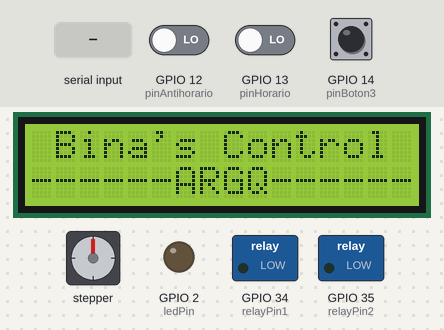
Bench run of a sketch on a simulated ESP32. On the bench: 16×2 character LCD, stepper motor, switched loads named in the sketch (green lamp = pin HIGH), output pins drawn as LEDs (lit = HIGH). Inputs (shaded band) come from the test bench; at power-on: GPIO 12 (pinAntihorario) LOW, GPIO 14 (pinBoton3) LOW, GPIO 13 (pinHorario) LOW. Stepper angles assume 2048 steps per turn; what the sketch prints to the serial monitor is not drawn.

Above: at 1.2 s.
1.3 s: "APROBADO\n" received over Serial
At 1.46 s:
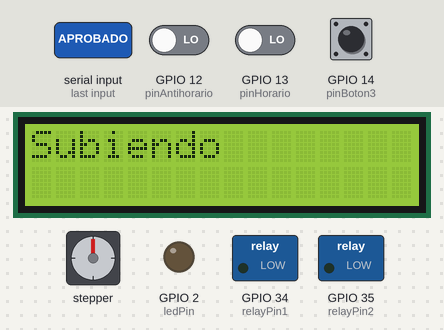
3.7 s: GPIO 12 (pinAntihorario) driven HIGH
At 5.66 s:
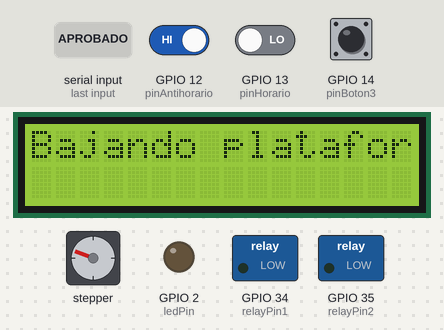
6.1 s: GPIO 14 (pinBoton3) pulled HIGH for 0.15 s
At 6.27 s:
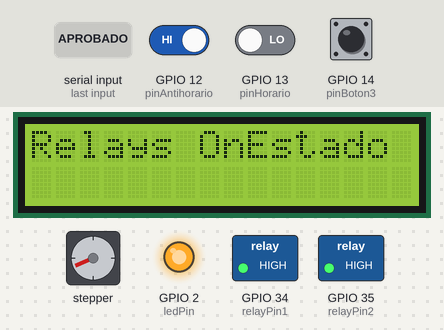
6.8 s: GPIO 13 (pinHorario) driven HIGH
9.4 s: "RELAY_OFF\n" received over Serial
At 9.57 s:
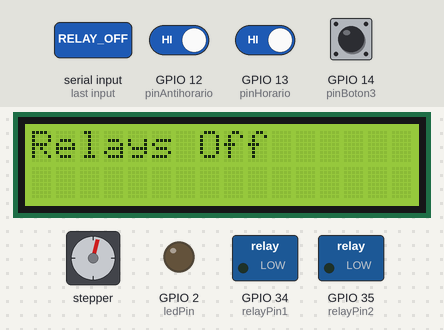
11.8 s: "RELAY_ON\n" received over Serial
At 13.47 s:
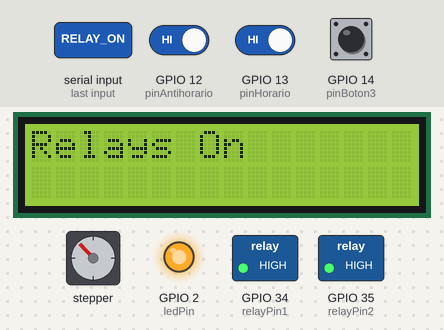
Timing chart, 0 to 25.0 s (numbered marks = the images above; inputs shaded):
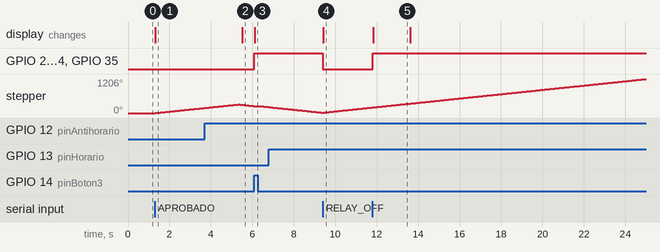

The sketch:

Codigo_Esp32.ino
```cpp
#include <AccelStepper.h>
#include <Wire.h>
#include <LiquidCrystal_I2C.h>
#include <Arduino.h>

// Definición de pines para relés y LED
const int relayPin1 = 34;  // Pin para el relé 1
const int relayPin2 = 35;  // Pin para el relé 2
const int ledPin = 2;       // Pin para el LED

// Número de pasos por revolución para el motor (28BYJ-48)
const int stepsPerRevolution = 2048;

// Configuración del LCD (dirección I2C 0x27, 16 columnas y 2 filas)
LiquidCrystal_I2C lcd(0x27, 16, 2);

// Pines conectados al driver ULN2003
const int motorPin1 = 4;
const int motorPin2 = 5;
const int motorPin3 = 15;
const int motorPin4 = 16;

// Creación del objeto AccelStepper (modo FULL4WIRE)
AccelStepper stepper(AccelStepper::FULL4WIRE, motorPin1, motorPin3, motorPin2, motorPin4);

// Definición de pines para los pulsadores (pull-down)
const int pinHorario = 13;      // Pulsador para el giro horario
const int pinAntihorario = 12;  // Pulsador para el giro antihorario
const int pinBoton3 = 14;        // Pulsador adicional para relés

// Variables para almacenar el estado de los botones
bool estadoHorario = false;
bool estadoAntihorario = false;
bool estadoBoton3 = false;

// Variable para rastrear el estado de los relés
bool relayState = false;

// Variables para control de tiempo
unsigned long tiempoInicio = 0;      // Tiempo en que comenzó el giro
const unsigned long duracionGiro = 4000;   // Duración del giro en milisegundos (4 segundos)
bool girando = false;                // Indicador de si el motor está girando

// Contador de fallas
int contadorFallas = 0;

void setup() {
  Serial.begin(115200);

  stepper.setMaxSpeed(500);
  stepper.setSpeed(500);

  pinMode(relayPin1, OUTPUT);
  pinMode(relayPin2, OUTPUT);
  pinMode(ledPin, OUTPUT);

  digitalWrite(relayPin1, LOW);
  digitalWrite(relayPin2, LOW);
  digitalWrite(ledPin, LOW);

  pinMode(pinHorario, INPUT_PULLDOWN);
  pinMode(pinAntihorario, INPUT_PULLDOWN);
  pinMode(pinBoton3, INPUT_PULLDOWN);

  Wire.begin();
  lcd.init();
  lcd.backlight();

  lcd.setCursor(0, 0);
  lcd.print(" Bina's Control");
  lcd.setCursor(0, 1);
  lcd.print("------ARGQ------");
}

void loop() {
  estadoHorario = digitalRead(pinHorario);
  estadoAntihorario = digitalRead(pinAntihorario);
  estadoBoton3 = digitalRead(pinBoton3);

  if (estadoHorario == HIGH && !girando) {
    Serial.println("Giro horario iniciado.");
    lcd.clear();
    lcd.setCursor(0, 0);
    lcd.print("Subiendo plataforma");
    stepper.setSpeed(500);
    girando = true;
    tiempoInicio = millis();
  }

  if (estadoAntihorario == HIGH && !girando) {
    Serial.println("Giro antihorario iniciado.");
    lcd.clear();
    lcd.setCursor(0, 0);
    lcd.print("Bajando plataforma.");
    stepper.setSpeed(-500);
    girando = true;
    tiempoInicio = millis();
  }

  if (estadoBoton3 == HIGH) {
    relayState = !relayState;

    digitalWrite(relayPin1, relayState ? HIGH : LOW);
    digitalWrite(relayPin2, relayState ? HIGH : LOW);
    digitalWrite(ledPin, relayState ? HIGH : LOW);

    lcd.clear();
    lcd.setCursor(0, 0);
    lcd.print(relayState ? "Relays On" : "Relays Off");

    Serial.println(relayState ? "Relés encendidos." : "Relés apagados.");

    lcd.print("Estado activo");
    delay(200);
  }

  if (Serial.available()) {
    String command = Serial.readStringUntil('\n');
    command.trim();

    Serial.println("Comando recibido: " + command);

    if (command == "RELAY_ON") {
      digitalWrite(relayPin1, HIGH);
      digitalWrite(relayPin2, HIGH);
      digitalWrite(ledPin, HIGH);
      Serial.println("Relés encendidos.");
      lcd.clear();
      lcd.setCursor(0, 0);
      lcd.print("Relays On");
    }
    else if (command == "RELAY_OFF") {
      digitalWrite(relayPin1, LOW);
      digitalWrite(relayPin2, LOW);
      digitalWrite(ledPin, LOW);
      Serial.println("Relés apagados.");
      lcd.clear();
      lcd.setCursor(0, 0);
      lcd.print("Relays Off");
    }
    else {
      moverMotor(command);
    }
  }

  if (girando) {
    stepper.runSpeed();

    if (millis() - tiempoInicio >= duracionGiro) {
      stepper.setSpeed(0);
      girando = false;
      lcd.clear();
      lcd.setCursor(0, 0);
      lcd.print("Giro completado");
      mostrarFallas();  // Mostrar el contador de fallas después del giro
      Serial.println("Giro completado.");
    }
  }
}

void moverMotor(const String& resultado) {
  if (resultado == "APROBADO") {
    Serial.println("Giro horario solicitado vía comando serial.");
    lcd.clear();
    lcd.setCursor(0, 0);
    lcd.print("Subiendo");
    stepper.setSpeed(500);
    girando = true;
    tiempoInicio = millis();
  }
  else if (resultado == "FALLA") {
    Serial.println("Giro antihorario solicitado vía comando serial.");
    lcd.clear();
    lcd.setCursor(0, 0);
    lcd.print("Bajando");

    contadorFallas++; // Incrementa el contador de fallas
    Serial.print("Contador de fallas: ");
    Serial.println(contadorFallas);

    stepper.setSpeed(500);
    girando = true;
    unsigned long tiempoBajar = millis();

    while (millis() - tiempoBajar < 5000) {
      stepper.runSpeed();
    }

    stepper.setSpeed(0);
    delay(500);

    Serial.println("Regresando a posición inicial.");
    lcd.clear();
    lcd.setCursor(0, 0);
    lcd.print("Subiendo");
    stepper.setSpeed(-500);

    tiempoBajar = millis();
    while (millis() - tiempoBajar < 5000) {
      stepper.runSpeed();
    }

    stepper.setSpeed(0);
    girando = false;
    lcd.clear();
    lcd.setCursor(0, 0);
    lcd.print("Giro completado");
    mostrarFallas();  // Mostrar el contador de fallas después del giro
    Serial.println("Proceso completado.");
  }
}

void mostrarFallas() {
  lcd.setCursor(0, 1);
  lcd.print("Fallas: ");
  lcd.print(contadorFallas);
}
```

Measured:
- after the input at 1.3 s, stepper: keeps turning clockwise at about 76°/s, starting at once; the display: changes at once (image 1)
- after the input at 3.7 s, the display: changes after 1.8 s (image 2)
- after the input at 6.1 s, GPIO 2 (ledPin), GPIO 34 (relayPin1), GPIO 35 (relayPin2): LOW → HIGH at once; the display: changes at once (image 3)
- after the input at 9.4 s, GPIO 2 (ledPin), GPIO 34 (relayPin1), GPIO 35 (relayPin2): HIGH → LOW at once; the display: changes at once (image 4)
- after the input at 11.8 s, GPIO 2 (ledPin), GPIO 34 (relayPin1), GPIO 35 (relayPin2): LOW → HIGH at once; the display: changes at once (image 5)
